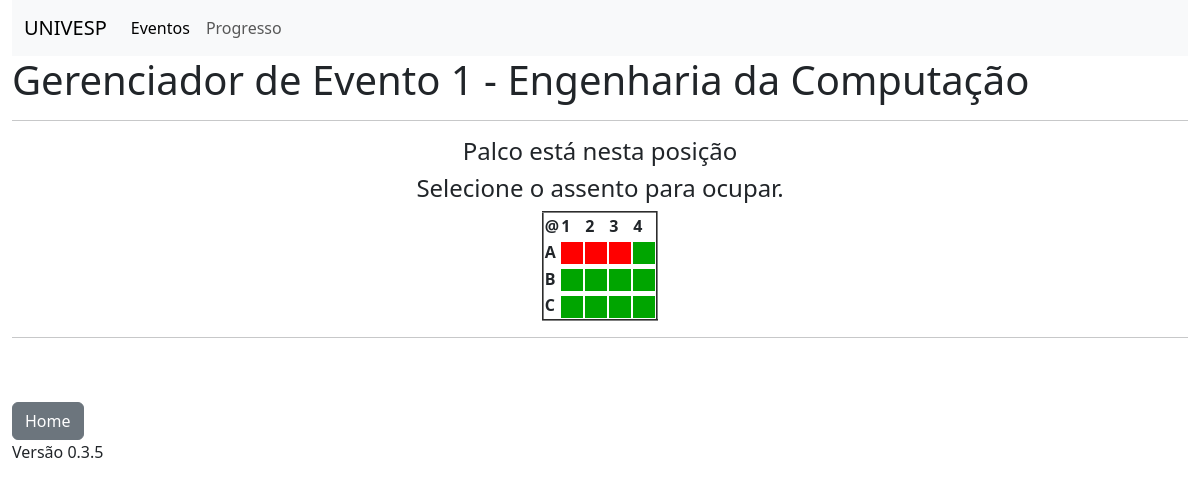
The page /evento/1 on the database its author committed.
### models.py (models this page shows, shortened)
class Evento(db.Model):
    __tablename__ = 'eventos'
    id = db.Column(db.Integer, primary_key=True)
    nome = db.Column(db.String(100))
    descricao = db.Column(db.String(256))
    data = db.Column(db.String(10))
    hora_inicio = db.Column(db.String(5))
    lotacao = db.Column(db.Integer)
    arrecadacao = db.Column(db.Float)
    assentos = db.relationship('Assento', back_populates='evento', cascade="all, delete")
    usuario_id = db.Column(db.Integer, db.ForeignKey('usuarios.id'))
    usuario = db.relationship('Usuario', back_populates='eventos')
    clientes = db.relationship('Cliente',
                               secondary=Cliente_Evento.__table__,
                               back_populates='eventos')

class Assento(db.Model):
    __tablename__='assentos'
    id = db.Column(db.Integer, primary_key=True)
    fileira = db.Column(db.String(1))
    numero = db.Column(db.Integer)
    livre = db.Column(db.Boolean)
    preco = db.Column(db.Float)
    evento_id = db.Column(db.Integer, db.ForeignKey('eventos.id'))
    evento = db.relationship('Evento', back_populates='assentos')

### routes.py (the view)
@app.route('/evento/<int:id>')
def evento(id):
    evento = Evento.query.get(id)
    assentos = Assento.query.filter_by(evento_id=evento.id).all()
    if evento:
        return render_template('evento.html',
                               evento=evento,
                               fileira=dados.FILEIRA,
                               cadeiras=dados.CADEIRAS,
                               assentos=assentos
                            )

### templates/evento.html
{% extends 'base.html' %}
{% block conteudo %}
<h1>Gerenciador de Evento {{evento.id}} - {{evento.nome}}</h1>
<hr>
<h4 align="center">Palco está nesta posição</h4>
<div align="center">
<h4>Selecione o assento para ocupar.</h4>
<table border="2">
    <tr>
        <th>@</th>
        {% for col in range(cadeiras) %}
            <th>{{col+1}}</th>
        {% endfor %}
    </tr>
    {% for linha in fileira %}
        <tr>
            <th>
                {{linha}}
            </th>
        {% for coluna in range(cadeiras) %}
            <td>
            {% for assento in assentos %}
                {% if assento.fileira == linha and assento.numero == coluna+1 %}
                    {% if assento.livre %}
                        <a href="/assento/{{linha}}/{{coluna+1}}/{{evento.id}}">
                            <img width="22" height="22" src="{{ url_for('static', filename='imagens/verde.png')}}">
                        </a>
                    {% else %}
                        <a href="/assento/{{linha}}/{{coluna+1}}/{{evento.id}}">
                            <img width="22" height="22" src="{{ url_for('static', filename='imagens/vermelho.png')}}">
                        </a>
                    {% endif %}
                {% endif %}
            {% endfor%}
            </td>
        {% endfor %}
        </tr>
    {% endfor %}
</table>
</div>
{% endblock %}

### rows shown on the page
Evento: id "1", nome "Engenharia da Computação"
Assento: livre True (drawn)
Assento: livre True (drawn)
Assento: livre True (drawn)
Assento: livre True (drawn)
Assento: livre True (drawn)
Assento: livre True (drawn)
Assento: livre True (drawn)
Assento: livre True (drawn)
Assento: livre True (drawn)

### other values the page prints
{{ col+1 }} "1" "2" "3" "4"
{{ linha }} "A" "B" "C"
